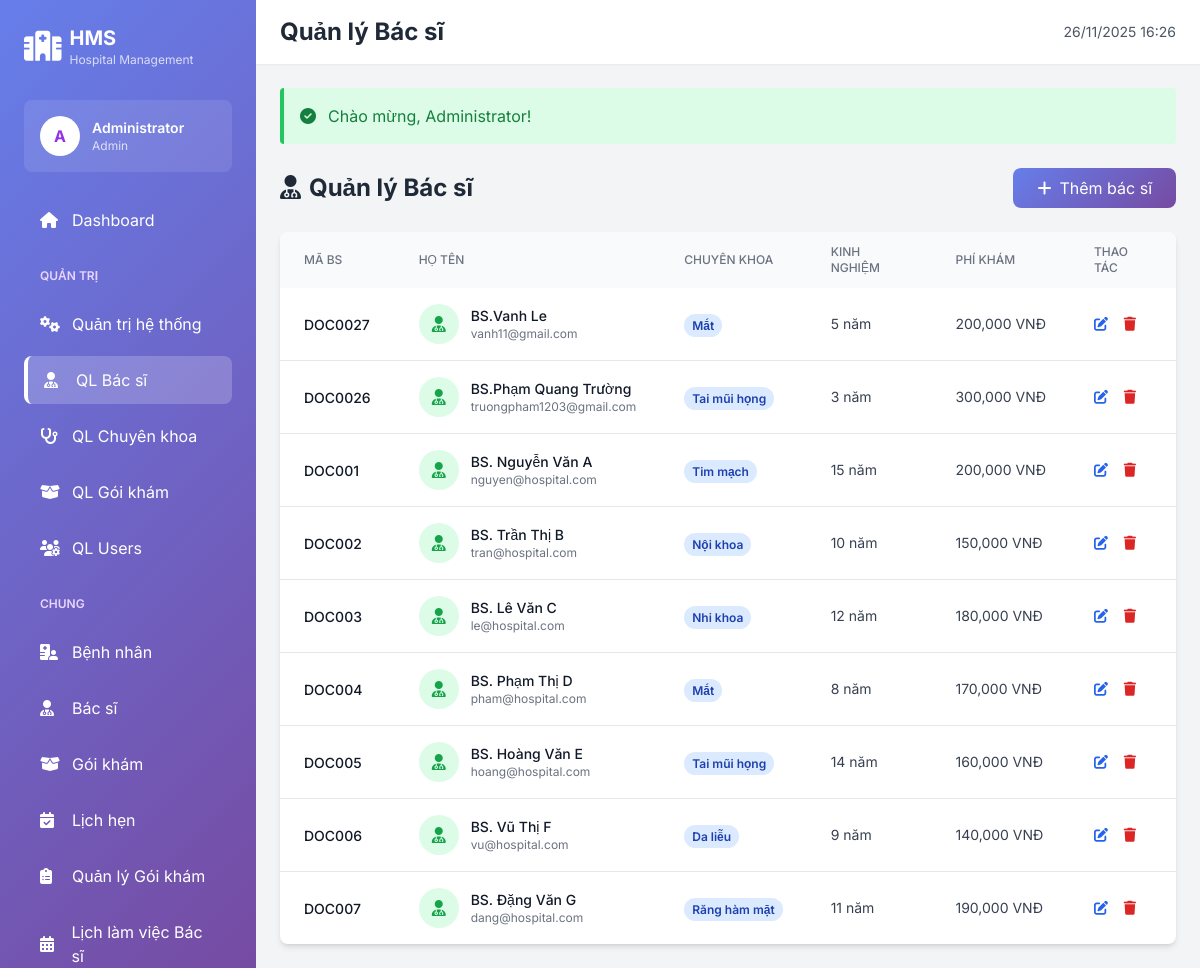
Screenshot of /WebBenhvien/hospital-management-system/public/admin/doctors (signed in) with the database file from the repository.
### tables this page shows
CREATE TABLE `doctors` (
  `id` int(11) NOT NULL,
  `user_id` int(11) NOT NULL,
  `doctor_code` varchar(20) NOT NULL,
  `specialization_id` int(11) NOT NULL,
  `license_number` varchar(50) NOT NULL,
  `qualification` text DEFAULT NULL,
  `experience_years` int(11) DEFAULT 0,
  `consultation_fee` decimal(10,2) DEFAULT 0.00,
  `available_days` varchar(100) DEFAULT NULL,
  `available_hours` varchar(50) DEFAULT NULL,
  `bio` text DEFAULT NULL,
  `education` text DEFAULT NULL,
  `certifications` text DEFAULT NULL,
  `languages` varchar(255) DEFAULT NULL,
  `rating` decimal(3,2) DEFAULT 0.00,
  `total_patients` int(11) DEFAULT 0,
  `is_available` tinyint(1) DEFAULT 1,
  `created_at` timestamp NOT NULL DEFAULT current_timestamp(),
  `updated_at` timestamp NOT NULL DEFAULT current_timestamp() ON UPDATE current_timestamp()
);

CREATE TABLE `users` (
  `id` int(11) NOT NULL,
  `username` varchar(50) NOT NULL,
  `email` varchar(100) NOT NULL,
  `password` varchar(255) NOT NULL,
  `full_name` varchar(100) NOT NULL,
  `phone` varchar(20) DEFAULT NULL,
  `date_of_birth` date DEFAULT NULL,
  `gender` enum('male','female','other') DEFAULT 'other',
  `address` text DEFAULT NULL,
  `avatar` varchar(255) DEFAULT NULL,
  `role` enum('admin','doctor','patient','staff','receptionist') DEFAULT 'patient',
  `is_active` tinyint(1) DEFAULT 1,
  `created_at` timestamp NOT NULL DEFAULT current_timestamp(),
  `updated_at` timestamp NOT NULL DEFAULT current_timestamp() ON UPDATE current_timestamp()
);

CREATE TABLE `specializations` (
  `id` int(11) NOT NULL,
  `name` varchar(100) NOT NULL,
  `description` text DEFAULT NULL,
  `min_age` int(11) DEFAULT 0,
  `max_age` int(11) DEFAULT 150,
  `gender_requirement` enum('male','female','both') DEFAULT 'both',
  `icon` varchar(50) DEFAULT 'fa-stethoscope',
  `is_active` tinyint(1) DEFAULT 1,
  `created_at` timestamp NOT NULL DEFAULT current_timestamp(),
  `updated_at` timestamp NOT NULL DEFAULT current_timestamp() ON UPDATE current_timestamp()
);

### app/Views/admin/doctors/index.php (the view, shortened to what the rows shown need)
<div class="bg-white rounded-lg shadow-md overflow-hidden">
    <?php if (empty($doctors)): ?>
        <div class="p-12 text-center">
            <i class="fas fa-user-md text-6xl text-gray-300 mb-4"></i>
            <p class="text-gray-500 text-lg mb-4">Chưa có bác sĩ nào</p>
            <a href="<?= APP_URL ?>/admin/doctors/create"
               class="inline-flex items-center px-6 py-3 gradient-bg text-white rounded-lg hover:opacity-90 transition">
                <i class="fas fa-plus mr-2"></i>Thêm bác sĩ đầu tiên
            </a>
        </div>
    <?php else: ?>
        <table class="w-full">
            <thead class="bg-gray-50">
                <tr>
                    <th class="px-6 py-3 text-left text-xs font-medium text-gray-500 uppercase">Mã BS</th>
                    <th class="px-6 py-3 text-left text-xs font-medium text-gray-500 uppercase">Họ tên</th>
                    <th class="px-6 py-3 text-left text-xs font-medium text-gray-500 uppercase">Chuyên khoa</th>
                    <th class="px-6 py-3 text-left text-xs font-medium text-gray-500 uppercase">Kinh nghiệm</th>
                    <th class="px-6 py-3 text-left text-xs font-medium text-gray-500 uppercase">Phí khám</th>
                    <th class="px-6 py-3 text-left text-xs font-medium text-gray-500 uppercase">Thao tác</th>
                </tr>
            </thead>
            <tbody class="divide-y divide-gray-200">
                <?php foreach ($doctors as $doctor): ?>
                <tr class="hover:bg-gray-50">
                    <td class="px-6 py-4 whitespace-nowrap">
                        <span class="text-sm font-medium text-gray-900"><?= htmlspecialchars($doctor['doctor_code']) ?></span>
                    </td>
                    <td class="px-6 py-4 whitespace-nowrap">
                        <div class="flex items-center">
                            <div class="w-10 h-10 bg-green-100 rounded-full flex items-center justify-center mr-3">
                                <i class="fas fa-user-md text-green-600"></i>
                            </div>
                            <div>
                                <div class="text-sm font-medium text-gray-900"><?= htmlspecialchars($doctor['full_name']) ?></div>
                                <div class="text-xs text-gray-500"><?= htmlspecialchars($doctor['email']) ?></div>
                            </div>
                        </div>
                    </td>
                    <td class="px-6 py-4 whitespace-nowrap">
                        <span class="px-2 py-1 bg-blue-100 text-blue-800 rounded-full text-xs font-semibold">
                            <?= htmlspecialchars($doctor['specialization']) ?>
                        </span>
                    </td>
                    <td class="px-6 py-4 whitespace-nowrap text-sm text-gray-700">
                        <?= $doctor['experience_years'] ?> năm
                    </td>
                    <td class="px-6 py-4 whitespace-nowrap text-sm text-gray-700">
                        <?= number_format($doctor['consultation_fee']) ?> VNĐ
                    </td>
                    <td class="px-6 py-4 whitespace-nowrap text-sm font-medium">
                        <a href="<?= APP_URL ?>/admin/doctors/<?= $doctor['id'] ?>/edit"
                           class="text-blue-600 hover:text-blue-900 mr-3">
                            <i class="fas fa-edit"></i>
                        </a>
                        <form action="<?= APP_URL ?>/admin/doctors/<?= $doctor['id'] ?>/delete" method="POST"
                              class="inline" onsubmit="return confirm('Bạn có chắc muốn xóa bác sĩ này?')">
                            <button type="submit" class="text-red-600 hover:text-red-900">
                                <i class="fas fa-trash"></i>
                            </button>
                        </form>
                    </td>
                </tr>
                <?php endforeach; ?>
            </tbody>
        </table>
    <?php endif; ?>
</div>
<?php
require_once APP_PATH . '/Views/layouts/main.php';
?>

### rows the page displays
doctors: doctor_code "DOC0027", user.full_name "BS.Vanh Le", user.email "vanh11@gmail.com", specialization.name "Mắt", experience_years "5", consultation_fee "200,000"
doctors: doctor_code "DOC0026", user.full_name "BS.Phạm Quang Trường", user.email "truongpham1203@gmail.com", specialization.name "Tai mũi họng", experience_years "3", consultation_fee "300,000"
doctors: doctor_code "DOC001", user.full_name "BS. Nguyễn Văn A", user.email "nguyen@hospital.com", specialization.name "Tim mạch", experience_years "15", consultation_fee "200,000"
doctors: doctor_code "DOC002", user.full_name "BS. Trần Thị B", user.email "tran@hospital.com", specialization.name "Nội khoa", experience_years "10", consultation_fee "150,000"
doctors: doctor_code "DOC003", user.full_name "BS. Lê Văn C", user.email "le@hospital.com", specialization.name "Nhi khoa", experience_years "12", consultation_fee "180,000"
doctors: doctor_code "DOC004", user.full_name "BS. Phạm Thị D", user.email "pham@hospital.com", specialization.name "Mắt", experience_years "8", consultation_fee "170,000"
doctors: doctor_code "DOC005", user.full_name "BS. Hoàng Văn E", user.email "hoang@hospital.com", specialization.name "Tai mũi họng", experience_years "14", consultation_fee "160,000"
doctors: doctor_code "DOC006", user.full_name "BS. Vũ Thị F", user.email "vu@hospital.com", specialization.name "Da liễu", experience_years "9", consultation_fee "140,000"
doctors: doctor_code "DOC007", user.full_name "BS. Đặng Văn G", user.email "dang@hospital.com", specialization.name "Răng hàm mặt", experience_years "11", consultation_fee "190,000"

### other values shown
substr(Auth::user()['full_name'], 0, 1) "A"
Auth::user()['full_name'] "Administrator"
Auth::role() "Admin"
$page_title "Quản lý Bác sĩ"
$_SESSION['success'] "Chào mừng, Administrator!"
